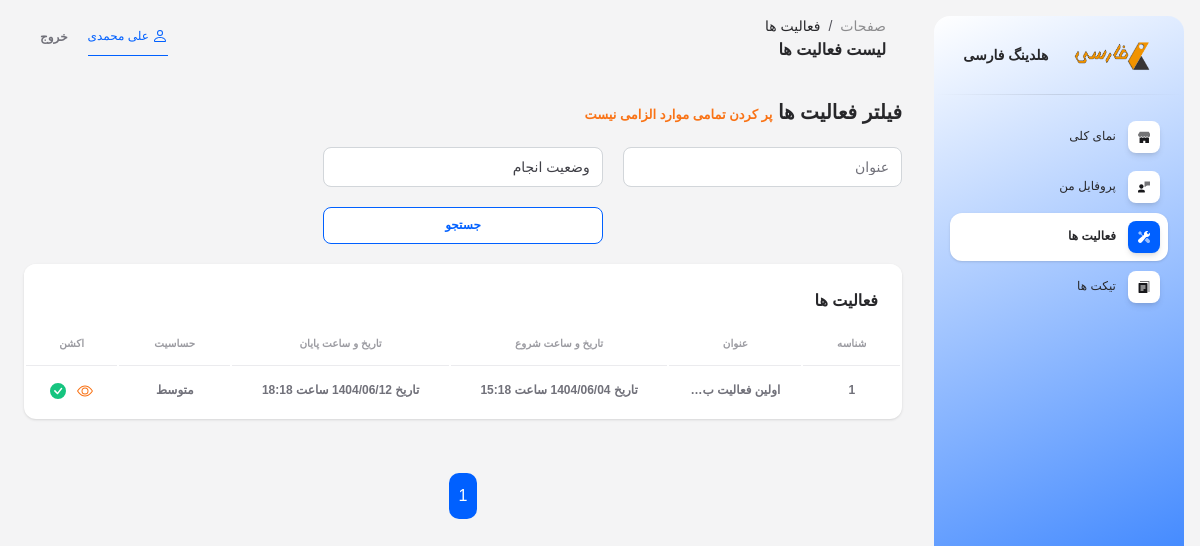
The app's page /employee/activities/ (signed in) with its own data.
### app/models.py (models this page shows, shortened)
class CustomUser(AbstractUser):
    USER_TYPE_CHOICES = (
        ('1', 'مدیر کل'),
        ('2', 'مدیر'),
        ('3', 'کارمند'),
    )
    user_type = models.CharField(verbose_name='سطح کاربر', max_length=10, choices=USER_TYPE_CHOICES, default='1')
    manager = models.ForeignKey(
        'self',
        on_delete=models.SET_NULL,
        null=True,
        blank=True,
        related_name='manager_employees',
        limit_choices_to={'user_type': '2'},
        verbose_name='مدیر'
    )
    class Meta:
        verbose_name = 'کاربر'
        verbose_name_plural = 'کاربران'

class Activity(models.Model):
    SENSITIVITY_CHOICES = (
        ('1', 'کم'),
        ('2', 'متوسط'),
        ('3', 'زیاد'),
    )
    user = models.ForeignKey(CustomUser, on_delete=models.CASCADE, related_name='user_activities', verbose_name='کاربر', editable=False)
    creater = models.ForeignKey(CustomUser, on_delete=models.CASCADE, related_name='creater_activities', verbose_name='خالق', editable=False)
    title = models.CharField(verbose_name='عنوان', max_length=1000)
    body = models.TextField(verbose_name='توضیحات')
    start_date = models.CharField(verbose_name='تاریخ شروع', max_length=10)
    start_time = models.TimeField(verbose_name='ساعت شروع')
    end_date = models.CharField(verbose_name='تاریخ پایان', max_length=10)
    end_time = models.TimeField(verbose_name='ساعت پایان')
    sensitivity = models.CharField(verbose_name='حساسیت', max_length=5, choices=SENSITIVITY_CHOICES)
    is_completed = models.BooleanField(verbose_name='وضعیت انجام', default=False)
    visibility = models.BooleanField(verbose_name='وضعیت نمایش')
    class Meta:
        verbose_name = 'فعالیت'
        verbose_name_plural = 'فعالیت ها'

### app/views.py (the view)
# urls.py: path('employee/activities/', views.EmployeeActivityListView.as_view(), name='employee_activities'),
class EmployeeActivityListView(LoginRequiredMixin, mixins.RoleRequiredMixin, mixins.ApprovedProfileRequiredMixin, ListView):
    allowed_roles = ['3']
    model = models.Activity
    template_name = 'employee/activities.html'
    context_object_name = 'activities'
    paginate_by = 100
    ordering = '-id'
    def get_queryset(self):
        queryset = super().get_queryset().filter(visibility=True, user=self.request.user)
        search_query = self.request.GET.get('q')
        is_completed = self.request.GET.get('is_completed')
        if search_query:
            queryset = queryset.filter(
                Q(title__icontains=search_query)
            )
        if is_completed:
            queryset = queryset.filter(is_completed=is_completed)
        return queryset
    def get_context_data(self, **kwargs):
        context = super().get_context_data(**kwargs)
        context['is_completed'] = self.request.GET.get('is_completed', '')
        return context

### app/mixins.py (called while the page is built)
    def dispatch(self, request, *args, **kwargs):
        if not request.user.is_authenticated:
            raise PermissionDenied("ابتدا باید وارد شوید.")
        if str(request.user.user_type) not in self.allowed_roles:
            raise PermissionDenied("شما دسترسی لازم را ندارید.")
        return super().dispatch(request, *args, **kwargs)

    def dispatch(self, request, *args, **kwargs):
        if not hasattr(request.user, 'user_profile') or request.user.user_profile.status != '2':
            raise PermissionDenied("پروفایل شما تایید نشده است.")
        return super().dispatch(request, *args, **kwargs)

### app/views.py (called while the page is built)
def custom_context(request):
    if request.user.is_authenticated:
        not_seen_messages = models.Message.objects.filter(conversation__users=request.user, seen=False).exclude(user=request.user)
        return {
            'not_seen_messages_count': not_seen_messages.count(),
        }
    else:
        return {
            'not_login': True,
        }

### templates/employee/activities.html (shortened to what this page needs)
{% extends 'base_employee_dashboard.html' %}
{% load static %}
{% block page1 %}
فعالیت ها
{% endblock %}
{% block page2 %}
لیست فعالیت ها
{% endblock %}
{% block content %}
<div class="col-12">
    <h5>فیلتر فعالیت ها <span style="font-size: small; color: #f97316;">پر کردن تمامی موارد الزامی نیست</span></h5>
    <form method="get" class="my-form">
        <input title="عنوان" type="text" name="q" class="form-control w-40"
            placeholder="عنوان" style="width: 100% !important;" value="{{ request.GET.q }}">
        <select name="is_completed" class="form-control" title="وضعیت انجام">
            <option value="">وضعیت انجام</option>
        </select>
        <button class="my-btn"
            style="background-color: #fff; border: 1px solid #0060ff; border-radius: 0.5rem; color: #0060ff; padding: 8px 32px; font-size: 0.75rem; font-weight: 700;">جستجو</button>
    </form>
</div>
<div class="col-12">
    {% include "includes/tables/employee/activity_table.html" with title="فعالیت ها" %}
</div>
<div class="col-12">
    {% include "includes/paginations/pagination.html" %}
</div>
{% endblock %}

### templates/base_employee_dashboard.html (shortened to what this page needs)
{% load static %}
<!DOCTYPE html>
<html lang="fa" dir="rtl">
<head>
    <link type="text/css" rel="stylesheet" href="{% static 'css/jalalidatepicker.min.css' %}" />
    <link id="pagestyle" href="{% static 'css/soft-ui-dashboard.css' %}" rel="stylesheet" />
</head>
<body class="g-sidenav-show rtl bg-gray-100">
    <aside
        class="sidenav navbar navbar-vertical navbar-expand-xs border-0 border-radius-xl my-3 fixed-end me-3 rotate-caret"
        id="sidenav-main" style="background: #FFFFFF;
background: linear-gradient(157deg, rgba(255, 255, 255, 1) 0%, #0060ff 100%);">
        <div class="sidenav-header">
            <div class="navbar-brand m-0" target="_blank">
                <img src="{% static 'img/logo.png' %}" class="navbar-brand-img h-100" alt="main_logo">
                <span class="me-1 font-weight-bold">هلدینگ فارسی</span>
            </div>
        </div>
        <hr class="horizontal dark mt-0">
        <div class="collapse navbar-collapse px-0 w-auto " id="sidenav-collapse-main">
            <ul class="navbar-nav">
                <li class="nav-item">
                    <a class="nav-link {% if '/dashboard/' in request.path %} active {% endif %}"
                        href="{% url 'employee_dashboard' %}">
                        <div
                            class="icon icon-shape icon-sm shadow border-radius-md bg-white text-center ms-2 d-flex align-items-center justify-content-center">
                        </div>
                        <span class="nav-link-text me-1">نمای کلی</span>
                    </a>
                </li>
                <li class="nav-item">
                    <a class="nav-link {% if '/profiles/' in request.path %} active {% endif %}"
                        {% if request.user.user_profile %}
                        href="{% url 'employee_profile' request.user.user_profile.id %}"
                        {% else %}
                        href="{% url 'employee_add_profile' %}"
                        {% endif %}>
                        <div
                            class="icon icon-shape icon-sm shadow border-radius-md bg-white text-center ms-2 d-flex align-items-center justify-content-center">
                        </div>
                        <span class="nav-link-text me-1">پروفایل من</span>
                    </a>
                </li>
                {% if request.user.user_profile.status == '2' %}
                <li class="nav-item">
                    <a class="nav-link {% if '/activities/' in request.path %} active {% endif %}" href="{% url 'employee_activities' %}">
                        <div
                            class="icon icon-shape icon-sm shadow border-radius-md bg-white text-center ms-2 d-flex align-items-center justify-content-center">
                        </div>
                        <span class="nav-link-text me-1">فعالیت ها</span>
                    </a>
                </li>
                <li class="nav-item">
                    <a class="nav-link {% if '/tickets/' in request.path %} active {% endif %}" href="{% url 'employee_tickets' %}">
                        <div
                            class="icon icon-shape icon-sm shadow border-radius-md bg-white text-center ms-2 d-flex align-items-center justify-content-center">
                        </div>
                        <span class="nav-link-text me-1">تیکت ها</span>
                    </a>
                </li>
                {% endif %}
            </ul>
        </div>
    </aside>
    <main class="main-content position-relative max-height-vh-100 h-100 border-radius-lg overflow-x-hidden">
        <nav class="navbar navbar-main navbar-expand-lg px-0 mx-4 shadow-none border-radius-xl" id="navbarBlur"
            navbar-scroll="true">
            <div class="container-fluid py-1 px-3">
                <nav aria-label="breadcrumb">
                    <ol class="breadcrumb bg-transparent mb-0 pb-0 pt-1 px-0 ">
                        <li class="breadcrumb-item text-sm ps-2"><a class="opacity-5 text-dark"
                                href="javascript:;">صفحات</a></li>
                        <li class="breadcrumb-item text-sm text-dark active" aria-current="page">
                            {% block page1 %} {% endblock %}
                        </li>
                    </ol>
                    <h6 class="font-weight-bolder mb-0">{% block page2 %} {% endblock %}</h6>
                </nav>
                <div class="collapse navbar-collapse mt-sm-0 mt-2 px-0" id="navbar">
                    <ul class="navbar-nav me-auto ms-0 justify-content-end">
                        <div
                            style="border: none; outline: none; margin-left: 20px; border-bottom: 1px solid #0060ff; color: #0060ff; padding: 8px 0; font-size: 0.75rem; font-weight: 500;">
                            {% if user.get_full_name %}
                            {{ user.get_full_name }}
                            {% else %}
                            {{ user.username }}
                            {% endif %}
                        </div>
                        <li class="nav-item d-flex align-items-center">
                            <form action="{% url 'logout' %}" method="post">
                                <button type="submit" class="nav-link text-body font-weight-bold px-0">خروج</button>
                            </form>
                        </li>
                    </ul>
                </div>
            </div>
        </nav>
        <div class="container-fluid py-4">
            {% block content %}
            {% endblock %}
        </div>
    </main>
</body>
</html>

### templates/includes/tables/employee/activity_table.html (shortened to what this page needs)
<div class="card mb-4">
    <div class="card-header pb-0" style="display: flex; justify-content: space-between;">
        <h6>{{ title }}
        </h6>
    </div>
    <div class="card-body px-0 pt-0 pb-2">
        <div class="table-responsive p-0">
            <table class="table align-items-center mb-0">
                <thead>
                    <tr>
                        <th class="text-center text-uppercase text-secondary text-xxs font-weight-bolder opacity-7">
                            شناسه</th>
                        <th class="text-center text-uppercase text-secondary text-xxs font-weight-bolder opacity-7">
                            عنوان</th>
                        <th class="text-center text-uppercase text-secondary text-xxs font-weight-bolder opacity-7">
                            تاریخ و ساعت شروع</th>
                        <th class="text-center text-uppercase text-secondary text-xxs font-weight-bolder opacity-7">
                            تاریخ و ساعت پایان</th>
                        <th class="text-center text-uppercase text-secondary text-xxs font-weight-bolder opacity-7">
                            حساسیت</th>
                        <th class="text-center text-uppercase text-secondary text-xxs font-weight-bolder opacity-7">
                            اکشن</th>
                    </tr>
                </thead>
                <tbody>
                    {% for activity in activities %}
                    <tr>
                        <td class="align-middle text-center">
                            <span class="text-secondary text-xs font-weight-bold">{{ activity.id }}</span>
                        </td>
                        <td class="align-middle text-center">
                            <span class="text-secondary text-xs font-weight-bold">{{ activity.title|truncatechars:15 }}</span>
                        </td>
                        <td class="align-middle text-center">
                            <span class="text-secondary text-xs font-weight-bold">تاریخ {{ activity.start_date }} ساعت {{ activity.start_time }}</span>
                        </td>
                        <td class="align-middle text-center">
                            <span class="text-secondary text-xs font-weight-bold">تاریخ {{ activity.end_date }} ساعت {{ activity.end_time }}</span>
                        </td>
                        <td class="align-middle text-center">
                            <span class="text-secondary text-xs font-weight-bold">{{ activity.get_sensitivity_display }}</span>
                        </td>
                        <td class="align-middle text-center">
                            <a href="{% url 'employee_activity' activity.id %}" title="جزئیات" style="padding: 0 4px;">
                                <span class="text-secondary text-xs font-weight-bold">
                                </span>
                            </a>
                            {% if activity.is_completed %}
                            <a href="#" title="انجام شده" style="padding: 0 4px;">
                                <span class="text-secondary text-xs font-weight-bold">
                                </span>
                            </a>
                            {% endif %}
                        </td>
                    </tr>
                    {% empty %}
                    <tr>
                        <td colspan="6" class="align-middle text-center">
                            <span class="text-secondary text-xs font-weight-bold">موردی یافت نشد</span>
                        </td>
                    </tr>
                    {% endfor %}
                </tbody>
            </table>
        </div>
    </div>
</div>

### records on screen
CustomUser: get_full_name "علی محمدی"
Activity: id "1", title "اولین فعالیت ب…", start_time "15:18", end_time "18:18", sensitivity "متوسط", is_completed True (drawn)

### other values on screen
{{ title }} "فعالیت ها"
{{ num }} "1"
